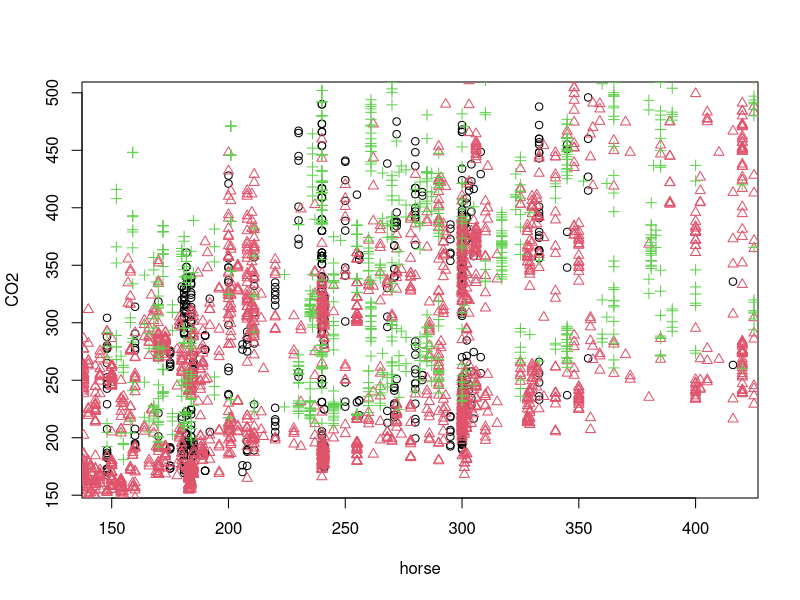
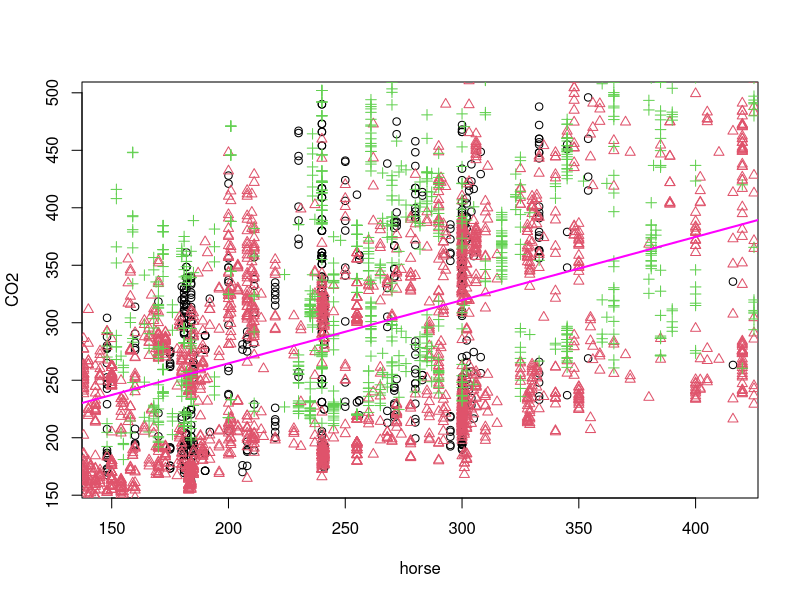
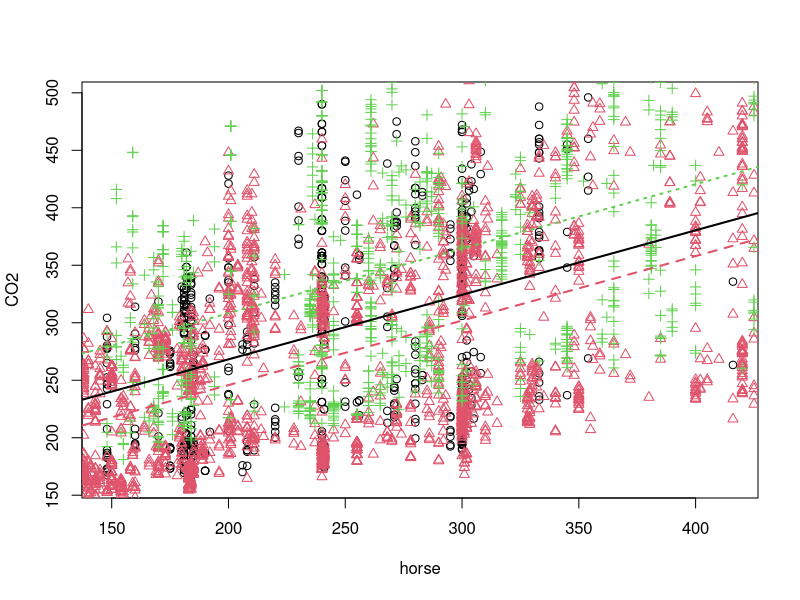
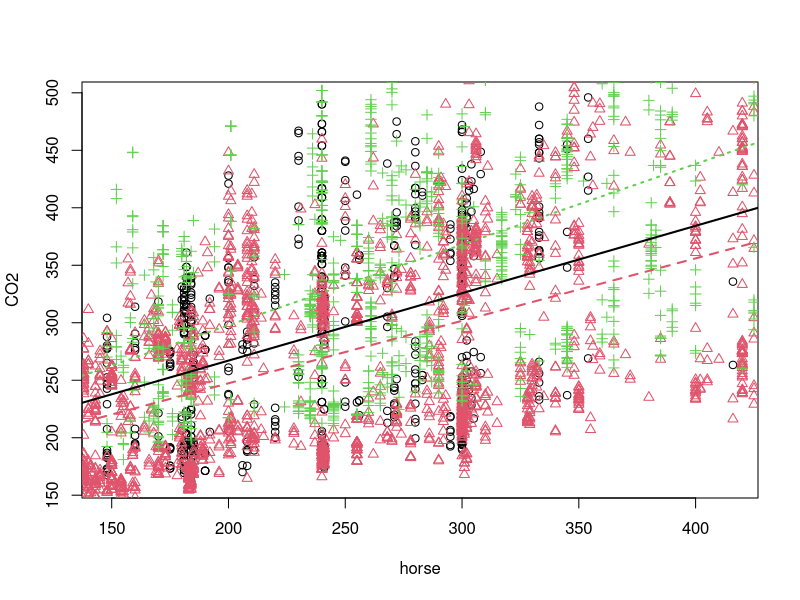

Source code (R) for these figures, in order:
## ---- chunk 1
options(scipen = 1, digits = 4, width = 80)
## ---- chunk 2
epa = read.csv("epa2015.csv")
#str(epa)
class(epa$type)
## ---- chunk 3
plotData = function(){
plot(CO2 ~ horse, data = subset(epa,type=="Both"), col =1, pch = 1)
points(CO2 ~ horse, data = subset(epa,type=="Car"), col =2, pch = 2)
points(CO2 ~ horse, data = subset(epa,type=="Truck"), col =3, pch = 3)
}

plotData()
## ---- chunk 4
co2_horse_slr = lm(CO2~horse,data=epa)
plotData()
abline(co2_horse_slr, lwd = 2, col = "magenta")
## ---- chunk 5
as.numeric(coef(co2_horse_slr)["horse"])
## ---- chunk 6
newdata = data.frame(horse=148)
predict(co2_horse_slr, newdata, interval="confidence") 
## ---- chunk 7
co2_add = lm(CO2~horse+type,data=epa)

int_Both = coef(co2_add)[1]
int_Car = coef(co2_add)[1] + coef(co2_add)[3]
int_Truck = coef(co2_add)[1] + coef(co2_add)[4]
slope_all_type = coef(co2_add)[2]

plotData()

abline(int_Both, slope_all_type, col = 1, lty = 1, lwd = 2)
abline(int_Car, slope_all_type, col = 2, lty = 2, lwd = 2)
abline(int_Truck, slope_all_type, col = 3, lty = 3, lwd = 2)

## ---- chunk 8
as.numeric(coef(co2_add)["horse"])
## ---- chunk 9
newdata = data.frame(horse=148,type="Both")
predict(co2_add, newdata, interval="confidence") 
## ---- chunk 10
co2_int = lm(CO2~horse*type,data=epa)
int_Both = coef(co2_int)[1]
int_Car = coef(co2_int)[1] + coef(co2_int)[3]
int_Truck = coef(co2_int)[1] + coef(co2_int)[4]

slope_Both = coef(co2_int)[2]
slope_Car = coef(co2_int)[2] + coef(co2_int)[5]
slope_Truck = coef(co2_int)[2] + coef(co2_int)[6]

plotData()

abline(int_Both, slope_Both, col = 1, lty = 1, lwd = 2)
abline(int_Car, slope_Car, col = 2, lty = 2, lwd = 2)
abline(int_Truck, slope_Truck, col = 3, lty = 3, lwd = 2)
## ---- chunk 11
as.numeric(coef(co2_int)["horse"]+coef(co2_int)["horse:typeTruck"])
## ---- chunk 12
newdata = data.frame(horse=148,type="Both")
predict(co2_int, newdata, interval="confidence") 
## ---- chunk 13
anova(co2_horse_slr, co2_add)
## ---- chunk 14
anova(co2_add, co2_int)
## ---- chunk 15
hospital = read.csv("hospital.csv")
#str(hospital)
levels(hospital$Care)
levels(hospital$Race)
## ---- chunk 16
days_add = lm(Days~Charges+Pressure+Care+Race,data=hospital)
coef(days_add)
## ---- chunk 17
days_mix = lm(Days~Charges+Pressure+Care+Race+Care:Charges+Care:Pressure,data=hospital)
anova(days_add,days_mix)
## ---- chunk 18
days_mix2 = lm(Days~Charges+Pressure+Care+Race+Care:Charges+Care:Pressure+Race:Charges+Race:Pressure,data=hospital)
anova(days_add,days_mix2)
## ---- chunk 19
coef(days_mix2)
coef(days_mix2)["Pressure"]+coef(days_mix2)["Pressure:Racewhite"]
## ---- chunk 20
days_int = lm(Days~Charges*Pressure*Care*Race,data=hospital)
anova(days_mix2,days_int)
## ---- chunk 21
fish = read.csv("fish.csv")
fish_int = lm(Weight~Length1*HeightPct*WidthPct,data=fish)
coef(fish_int)
## ---- chunk 22
fish_smaller = lm(Weight ~ Length1 + HeightPct * WidthPct, data = fish)
## ---- chunk 23
anova(fish_smaller,fish_int)
## ---- chunk 24
coef(fish_int)["Length1"] + coef(fish_int)["Length1:HeightPct"]*20 + coef(fish_int)["Length1:WidthPct"]*10 + coef(fish_int)["Length1:HeightPct:WidthPct"]*20*10
## ---- chunk 25
coef(fish_smaller)["Length1"] 
## ---- chunk 26
n = 16

ex4 = data.frame(
  groups = c(rep("A", n / 2), rep("B", n / 2)),
  values = rep(0, n))
str(ex4)
## ---- chunk 27
ex4$values = rnorm(n, mean = 10, sd = 3) # simualte data
summary(lm(values ~ groups, data = ex4))
t.test(values ~ groups, data = ex4, var.equal = TRUE)
## ---- chunk 28
num_sims = 100
lm_t = rep(0, num_sims)
lm_p = rep(0, num_sims)
tt_t = rep(0, num_sims)
tt_p = rep(0, num_sims)
## ---- chunk 29
library("broom")
UIN = 658325691
set.seed(UIN)
for(i in 1:num_sims){
  ex4$values = rnorm(n, mean = 10, sd = 3)
  lm_t[i] = sqrt(glance(lm(formula = values ~ groups, data = ex4))$statistic)
  lm_p[i] = summary(lm(formula = values ~ groups, data = ex4))$coefficients[2,4]
  tt_t[i] = glance(t.test(values ~ groups, data = ex4, var.equal = TRUE))$statistic
  tt_p[i] = glance(t.test(values ~ groups, data = ex4, var.equal = TRUE))$p.value
}
## ---- chunk 30
mean(lm_t == tt_t)
## ---- chunk 31
mean(lm_p == tt_p)
## ---- chunk 32
all.equal(lm_p, tt_p)
## ---- chunk 33
all.equal(tt_t,lm_t)
all.equal(abs(tt_t),abs(lm_t))
